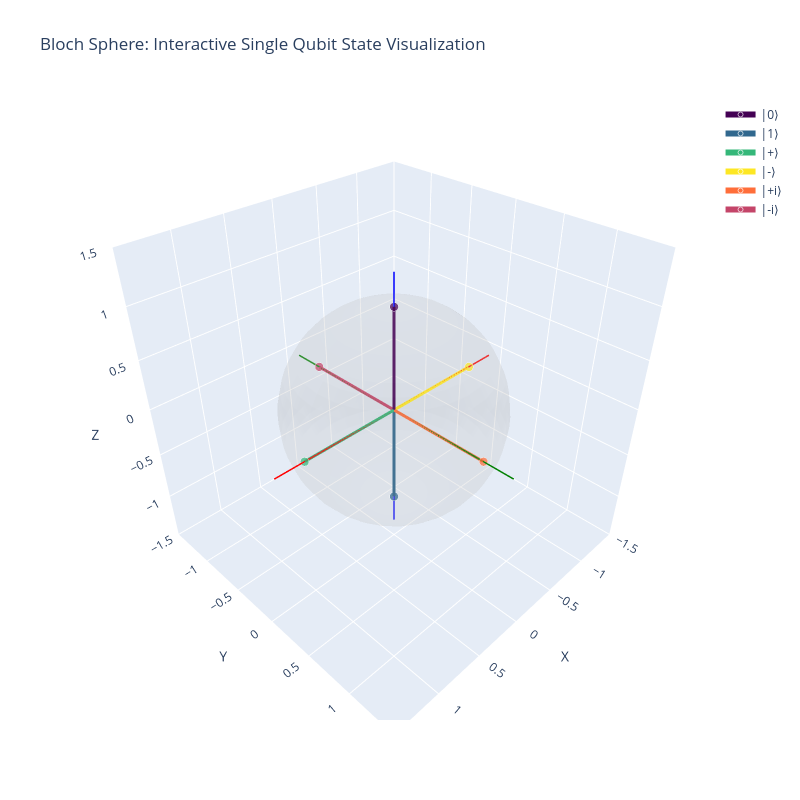

The notebook cell this image was saved under:
### Code cell
def state_to_bloch(state: np.ndarray) -> Tuple[float, float, float]:
    """
    Convert qubit state to Bloch sphere coordinates (x, y, z).
    
    The Bloch vector components are expectation values of Pauli matrices:
    x = ⟨ψ|X|ψ⟩
    y = ⟨ψ|Y|ψ⟩  
    z = ⟨ψ|Z|ψ⟩
    """
    x = np.real(np.conj(state) @ PAULI_X @ state)
    y = np.real(np.conj(state) @ PAULI_Y @ state)
    z = np.real(np.conj(state) @ PAULI_Z @ state)
    return (x, y, z)


def bloch_to_state(theta: float, phi: float) -> np.ndarray:
    """
    Convert Bloch sphere angles to qubit state.
    
    |ψ⟩ = cos(θ/2)|0⟩ + e^(iφ)sin(θ/2)|1⟩
    """
    alpha = np.cos(theta / 2)
    beta = np.exp(1j * phi) * np.sin(theta / 2)
    return np.array([alpha, beta], dtype=complex)


def plot_bloch_sphere(states: list, labels: list = None):
    """Visualize qubit states on the Bloch sphere with interactive rotation."""
    # Create sphere surface
    u = np.linspace(0, 2 * np.pi, 30)
    v = np.linspace(0, np.pi, 30)
    x_sphere = np.outer(np.cos(u), np.sin(v))
    y_sphere = np.outer(np.sin(u), np.sin(v))
    z_sphere = np.outer(np.ones(np.size(u)), np.cos(v))
    
    fig = go.Figure()
    
    # Add transparent sphere surface
    fig.add_trace(go.Surface(
        x=x_sphere, y=y_sphere, z=z_sphere,
        opacity=0.15,
        colorscale=[[0, 'lightgray'], [1, 'lightgray']],
        showscale=False,
        hoverinfo='skip'
    ))
    
    # Add coordinate axes
    axis_length = 1.3
    axes_data = [
        ([0, axis_length], [0, 0], [0, 0], 'red', 'X (+)'),
        ([0, -axis_length], [0, 0], [0, 0], 'red', 'X (-)'),
        ([0, 0], [0, axis_length], [0, 0], 'green', 'Y (+i)'),
        ([0, 0], [0, -axis_length], [0, 0], 'green', 'Y (-)'),
        ([0, 0], [0, 0], [0, axis_length], 'blue', 'Z (|0⟩)'),
        ([0, 0], [0, 0], [0, -axis_length], 'blue', 'Z (|1⟩)')
    ]
    
    for x_ax, y_ax, z_ax, color, name in axes_data:
        fig.add_trace(go.Scatter3d(
            x=x_ax, y=y_ax, z=z_ax,
            mode='lines',
            line=dict(color=color, width=3),
            showlegend=False,
            hoverinfo='skip'
        ))
    
    # Plot state vectors
    colors_list = ['#440154', '#31688e', '#35b779', '#fde724', '#ff6e3a', '#c44569']
    
    for i, state in enumerate(states):
        coords = state_to_bloch(state)
        color = colors_list[i % len(colors_list)]
        label = labels[i] if labels else f'State {i}'
        
        # Add vector arrow
        fig.add_trace(go.Scatter3d(
            x=[0, coords[0]], 
            y=[0, coords[1]], 
            z=[0, coords[2]],
            mode='lines+markers',
            line=dict(color=color, width=6),
            marker=dict(size=[0, 10], color=color),
            name=label,
            hovertemplate=f'<b>{label}</b><br>x: %{{x:.3f}}<br>y: %{{y:.3f}}<br>z: %{{z:.3f}}<extra></extra>'
        ))
    
    # Configure layout
    fig.update_layout(
        title='Bloch Sphere: Interactive Single Qubit State Visualization',
        scene=dict(
            xaxis=dict(range=[-1.5, 1.5], title='X'),
            yaxis=dict(range=[-1.5, 1.5], title='Y'),
            zaxis=dict(range=[-1.5, 1.5], title='Z'),
            aspectmode='cube'
        ),
        width=800,
        height=800,
        showlegend=True
    )
    
    return fig


# Calculate Bloch coordinates for key states
print("🌐 Bloch Sphere Coordinates")
print("=" * 50)

states_to_plot = [KET_0, KET_1, plus, minus, plus_i, minus_i]
labels = ['|0⟩', '|1⟩', '|+⟩', '|-⟩', '|+i⟩', '|-i⟩']

for state, label in zip(states_to_plot, labels):
    coords = state_to_bloch(state)
    print(f"{label}: (x={coords[0]:.2f}, y={coords[1]:.2f}, z={coords[2]:.2f})")

# Plot the Bloch sphere (fully interactive!)
fig = plot_bloch_sphere(states_to_plot, labels)
fig.show()

### Figure 1 — Plotly figure (JSON) as saved in the notebook; plotly's stock layout.template omitted (floating-point values rounded to 4 significant figures; data arrays with more than 128 entries replaced by an {"elided": "..."} marker saying what was removed)
{"data": [{"colorscale": [[0, "lightgray"], [1, "lightgray"]], "hoverinfo": "skip", "opacity": 0.15, "showscale": false, "type": "surface", "x": {"elided": "30x30 float values"}, "y": {"elided": "30x30 float values"}, "z": {"elided": "30x30 float values"}}, {"hoverinfo": "skip", "line": {"color": "red", "width": 3}, "mode": "lines", "showlegend": false, "type": "scatter3d", "x": [0, 1.3], "y": [0, 0], "z": [0, 0]}, {"hoverinfo": "skip", "line": {"color": "red", "width": 3}, "mode": "lines", "showlegend": false, "type": "scatter3d", "x": [0, -1.3], "y": [0, 0], "z": [0, 0]}, {"hoverinfo": "skip", "line": {"color": "green", "width": 3}, "mode": "lines", "showlegend": false, "type": "scatter3d", "x": [0, 0], "y": [0, 1.3], "z": [0, 0]}, {"hoverinfo": "skip", "line": {"color": "green", "width": 3}, "mode": "lines", "showlegend": false, "type": "scatter3d", "x": [0, 0], "y": [0, -1.3], "z": [0, 0]}, {"hoverinfo": "skip", "line": {"color": "blue", "width": 3}, "mode": "lines", "showlegend": false, "type": "scatter3d", "x": [0, 0], "y": [0, 0], "z": [0, 1.3]}, {"hoverinfo": "skip", "line": {"color": "blue", "width": 3}, "mode": "lines", "showlegend": false, "type": "scatter3d", "x": [0, 0], "y": [0, 0], "z": [0, -1.3]}, {"hovertemplate": "<b>|0⟩</b><br>x: %{x:.3f}<br>y: %{y:.3f}<br>z: %{z:.3f}<extra></extra>", "line": {"color": "#440154", "width": 6}, "marker": {"color": "#440154", "size": [0, 10]}, "mode": "lines+markers", "name": "|0⟩", "type": "scatter3d", "x": [0, 0], "y": [0, 0], "z": [0, 1]}, {"hovertemplate": "<b>|1⟩</b><br>x: %{x:.3f}<br>y: %{y:.3f}<br>z: %{z:.3f}<extra></extra>", "line": {"color": "#31688e", "width": 6}, "marker": {"color": "#31688e", "size": [0, 10]}, "mode": "lines+markers", "name": "|1⟩", "type": "scatter3d", "x": [0, 0], "y": [0, 0], "z": [0, -1]}, {"hovertemplate": "<b>|+⟩</b><br>x: %{x:.3f}<br>y: %{y:.3f}<br>z: %{z:.3f}<extra></extra>", "line": {"color": "#35b779", "width": 6}, "marker": {"color": "#35b779", "size": [0, 10]}, "mode": "lines+markers", "name": "|+⟩", "type": "scatter3d", "x": [0, 1.0], "y": [0, 0], "z": [0, -2.237e-17]}, {"hovertemplate": "<b>|-⟩</b><br>x: %{x:.3f}<br>y: %{y:.3f}<br>z: %{z:.3f}<extra></extra>", "line": {"color": "#fde724", "width": 6}, "marker": {"color": "#fde724", "size": [0, 10]}, "mode": "lines+markers", "name": "|-⟩", "type": "scatter3d", "x": [0, -1.0], "y": [0, 0], "z": [0, -2.237e-17]}, {"hovertemplate": "<b>|+i⟩</b><br>x: %{x:.3f}<br>y: %{y:.3f}<br>z: %{z:.3f}<extra></extra>", "line": {"color": "#ff6e3a", "width": 6}, "marker": {"color": "#ff6e3a", "size": [0, 10]}, "mode": "lines+markers", "name": "|+i⟩", "type": "scatter3d", "x": [0, 0], "y": [0, 1.0], "z": [0, 0]}, {"hovertemplate": "<b>|-i⟩</b><br>x: %{x:.3f}<br>y: %{y:.3f}<br>z: %{z:.3f}<extra></extra>", "line": {"color": "#c44569", "width": 6}, "marker": {"color": "#c44569", "size": [0, 10]}, "mode": "lines+markers", "name": "|-i⟩", "type": "scatter3d", "x": [0, 0], "y": [0, -1.0], "z": [0, 0]}], "layout": {"height": 800, "scene": {"aspectmode": "cube", "xaxis": {"range": [-1.5, 1.5], "title": {"text": "X"}}, "yaxis": {"range": [-1.5, 1.5], "title": {"text": "Y"}}, "zaxis": {"range": [-1.5, 1.5], "title": {"text": "Z"}}}, "showlegend": true, "title": {"text": "Bloch Sphere: Interactive Single Qubit State Visualization"}, "width": 800}}
